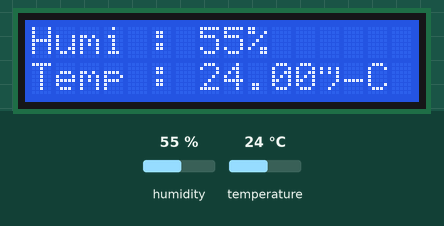
This sketch was run on a simulated Arduino Uno, built with avr-gcc and run on an emulated ATmega328P. On the bench: 16×2 character LCD. The inputs (shaded band) are chosen by the test bench; at power-on: humidity 55 %, temperature 24 °C.

Above: at 1.2 s.
1.3 s: humidity set to 22 %
At 3.1 s:
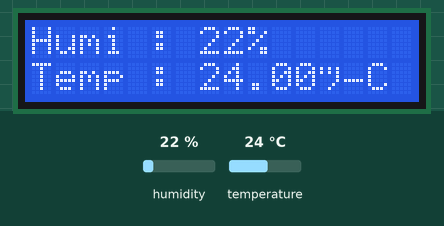
4.0 s: temperature set to 12 °C
At 4.6 s:
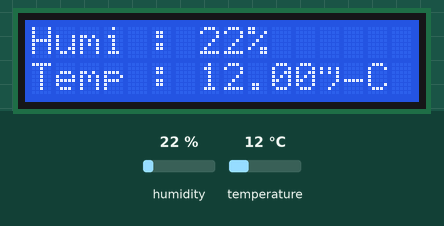
6.7 s: humidity set to 40 %
At 8.7 s:
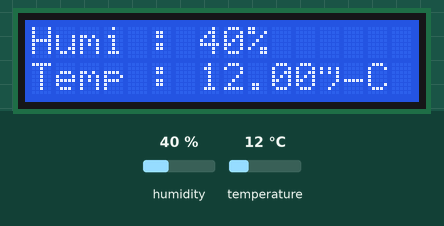
9.7 s: temperature set to 19 °C
At 11.4 s:
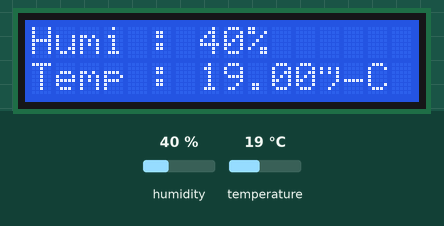
Timing chart, 0 to 12.9 s (numbered marks = the images above; inputs shaded):
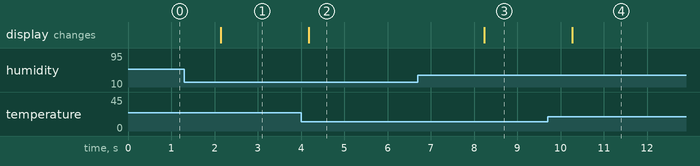

The sketch:

LCD.ino
```cpp
#include "LCD_I2C.h"
#include "DHT.h"

#define DHTPIN 3
#define DHTTYPE DHT11

LCD_I2C lcd(0x27, 16, 2);
DHT dht(DHTPIN, DHTTYPE);

double humidity;
double temperature;

void setup() {
  dht.begin();

  lcd.begin();
  lcd.backlight();

  Serial.begin(9600);
}

void loop() {
  humidity = dht.readHumidity();
  temperature = dht.readTemperature();

  lcd.setCursor(0, 0);
  lcd.print("Humi : ");
  lcd.print(humidity, 0);
  lcd.print("%");
  lcd.setCursor(0, 1);
  lcd.print("Temp : ");
  lcd.print(temperature, 2);
  lcd.print("°C");
}
```

Measured:
- after the input at 1.3 s, the display: changes after 0.84 s (image 1)
- after the input at 4.0 s, the display: changes after 0.17 s (image 2)
- after the input at 6.7 s, the display: changes after 1.5 s (image 3)
- after the input at 9.7 s, the display: changes after 0.57 s (image 4)
